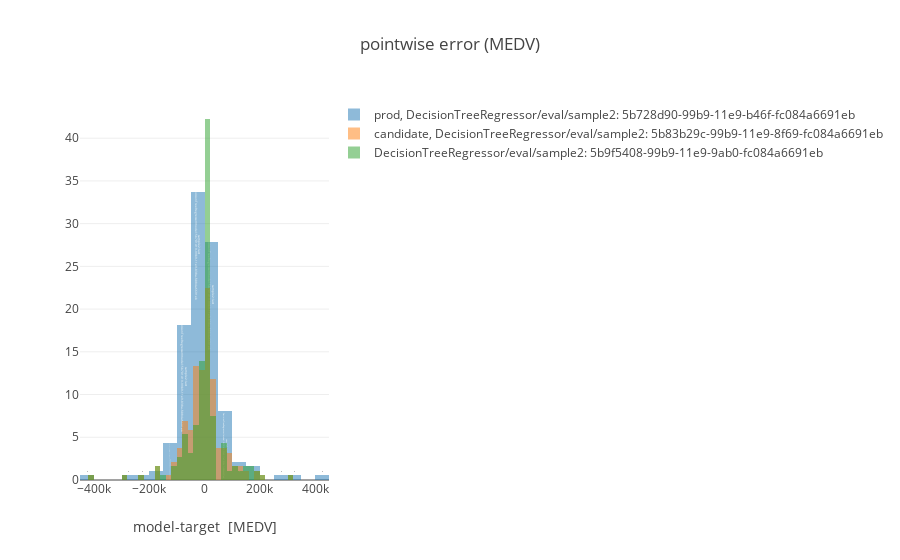

The notebook cell this image was saved under:
### Markdown cell above
#### Plot histogram of model error

### Code cell
plot.histogram_model_error(ml_repo, ml_repo.tree.models.DecisionTreeRegressor.model(), ml_repo.tree.test_data.sample2())

### Figure 1 — Plotly figure (JSON) as saved in the notebook; plotly's stock layout.template omitted (floating-point values rounded to 4 significant figures; data arrays with more than 128 entries replaced by an {"elided": "..."} marker saying what was removed)
{"data": [{"histnorm": "percent", "name": "prod, DecisionTreeRegressor/eval/sample2: 5b728d90-99b9-11e9-b46f-fc084a6691eb", "opacity": 0.5, "text": "sample2:last<br>DecisionTreeRegressor/model:5b701d19-99b9-11e9-838a-fc084a6691eb<br>", "type": "histogram", "uid": "b58d882d-51c0-4893-bf55-02c16ec2ece6", "x": {"elided": "187 float values"}}, {"histnorm": "percent", "name": "candidate, DecisionTreeRegressor/eval/sample2: 5b83b29c-99b9-11e9-8f69-fc084a6691eb", "opacity": 0.5, "text": "sample2:last<br>DecisionTreeRegressor/model:5b81d55c-99b9-11e9-8b63-fc084a6691eb<br>", "type": "histogram", "uid": "9018bb39-7890-4e52-a36f-fbbb86082123", "x": {"elided": "187 float values"}}, {"histnorm": "percent", "name": "DecisionTreeRegressor/eval/sample2: 5b9f5408-99b9-11e9-9ab0-fc084a6691eb", "opacity": 0.5, "text": "sample2:last<br>DecisionTreeRegressor/model:5b9c484c-99b9-11e9-a6d6-fc084a6691eb<br>", "type": "histogram", "uid": "dc708343-b208-4f63-92d1-cf044fe38322", "x": {"elided": "187 float values"}}], "layout": {"barmode": "overlay", "title": {"text": "pointwise error (MEDV)"}, "xaxis": {"title": {"text": "model-target  [MEDV]"}}}}
